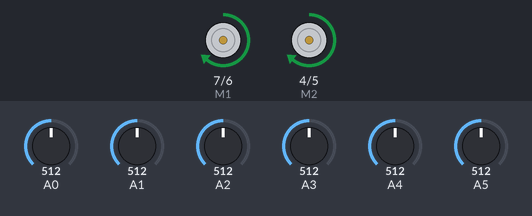
A sketch run on a simulated Arduino Uno, built with avr-gcc and run on an emulated ATmega328P. On the bench: direction and speed pins drawn as motors (green arrow = direction pin HIGH = forward, orange = LOW = backward, longer = more drive). The test bench sets the inputs (shaded band); at power-on: A0 = 512, A4 = 512, A5 = 512, A1 = 512, A2 = 512, A3 = 512.

Above: at 16.7 s.
16.8 s: A0 set to 716
At 17.9 s:
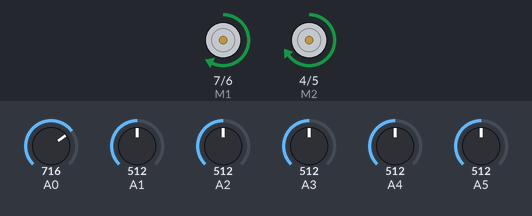
18.3 s: A4 set to 716
At 19.0 s:
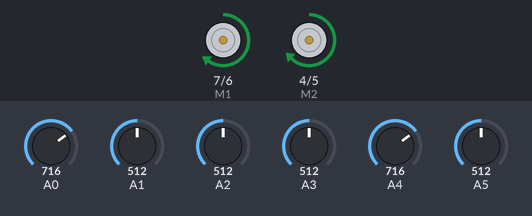
19.8 s: A5 set to 306
At 20.2 s:
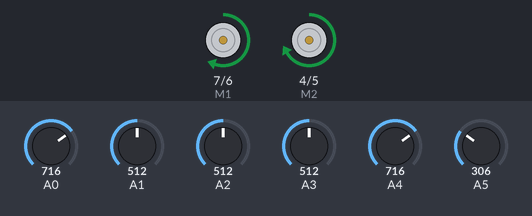
21.3 s: A0 set to 306
At 22.5 s:
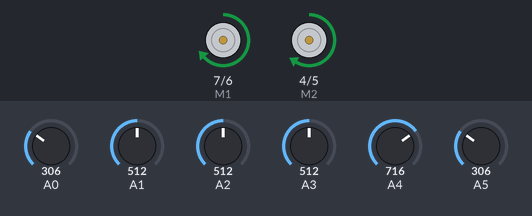
22.8 s: A4 set to 30
At 23.7 s:
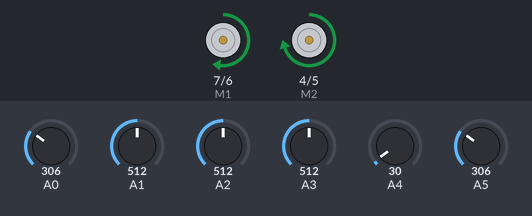
24.3 s: A5 set to 992
At 24.7 s:
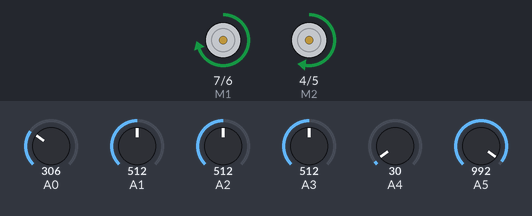
Timing chart, 0 to 26.8 s (numbered marks = the images above; inputs shaded):
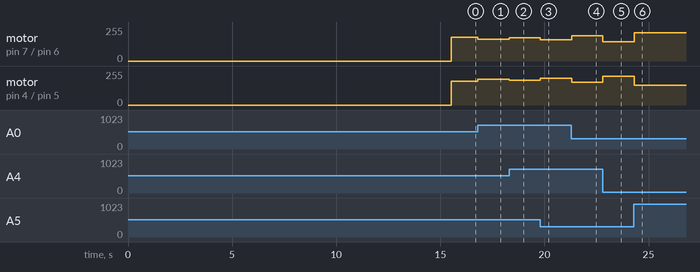

The sketch:

sketch_apr29b_Seguidor_de_linea3.ino
```cpp
#include <QTRSensors.h> //Pololu QTR Sensor

// Pins dels motors del MD1.3 2A Dual Motor Controller (SKU: DRI0002)
int E1 = 6;
int M1 = 7;
int E2 = 5;
int M2 = 4;

// Corrección del desvío
int Error_Anterior = 0;

// Constants fórmula PID
#define KP 0.1
#define KI 0
#define KD 0.2

// Valors límits dels motors
#define M1_velocitat_minima 180 // Mínima velocitat Motor1 E
#define M2_velocitat_minima 180  // Mínima velocitat Motor2 D
#define M1_velocitat_max 255 // Máxima velocitat Motor 1 E
#define M2_velocitat_max 255 // Máxima velocitat Motor 1 D

// Control sensors
#define NUM_SENSORS             6  // number of sensors used
#define NUM_SAMPLES_PER_SENSOR  4  // average 4 analog samples per sensor reading // Si pujem major presició si entren valors extrems no desitjats.
#define EMITTER_PIN  QTR_EMITTERS_OFF   // L'he posat off (Llum ambient)

// sensors 0 through 5 are connected to analog inputs 0 through 5, respectively
QTRSensorsAnalog qtra((unsigned char[]) {0, 1, 2, 3, 4, 5}, NUM_SENSORS, NUM_SAMPLES_PER_SENSOR, EMITTER_PIN);
unsigned int sensorValues[NUM_SENSORS];

void setup()
{
  // Configuració sortida Pins motors
  pinMode(M1, OUTPUT);
  pinMode(M2, OUTPUT);

  delay(1500); // Espera + calibració manual (Per defecte esta entre valors de 30 i 700 mes o menys els possarem entre 0 i 1000)

  //Calibració manual, podriem mirar de fer autocalibració (Crec que dona voltes o algo aixi a un punt T)
  int i;
  for (i = 0; i < 255; i++) // 7,65 segons
  {
    qtra.calibrate(QTR_EMITTERS_ON); // Apunts Pololu - Arduino Library for the Pololu QTR Reflectance Sensors (Pàgina 7)
    delay(30);
  }
}

void loop()
{
  unsigned int sensors[NUM_SENSORS];
  int posicio = qtra.readLine(sensors); // Apunts Pololu - Arduino Library for the Pololu QTR Reflectance Sensors (Pàgina 7)
  int error = posicio - 2500; // Funcionament explicat a la pàgina 7.

  // Fórmula Integral - Derivativa (Falta desenvolupar la part integrativa)
  int velocitatMotor = KP * error + KD * (error - Error_Anterior);
  Error_Anterior = error;

  int velocitatMotorDreta = M2_velocitat_minima - velocitatMotor;
  int velocitatMotorEsquerra = M1_velocitat_minima + velocitatMotor;

  // Mètode que fixa la velocitat als motors
  Ajustar_Velocitat_Motors(velocitatMotorEsquerra, velocitatMotorDreta);
  }

  void Ajustar_Velocitat_Motors(int velocitatMotorEsquerra, int velocitatMotorDreta)
{
  // Condicionals cassos extrems (Test caixa blanca)
  if (velocitatMotorEsquerra > M1_velocitat_max ) velocitatMotorEsquerra = M1_velocitat_max;
  if (velocitatMotorDreta > M2_velocitat_max ) velocitatMotorDreta = M2_velocitat_max;
  if (velocitatMotorEsquerra < 0) velocitatMotorEsquerra = 0;
  if (velocitatMotorDreta < 0) velocitatMotorDreta = 0;

  // Control velocitat i direcció dels motors
  digitalWrite(M1,HIGH); // Direcció cap endevant
  digitalWrite(M2,HIGH); // Direcció cap endevant
  analogWrite(E1, velocitatMotorEsquerra); //PWM Speed Control
  analogWrite(E2, velocitatMotorDreta); //PWM Speed Control
}
```

Measured:
- after the input at 16.8 s, motor on pin 7 (M1) / pin 6 (E1): forward 180/255 → forward 165/255 at once; motor on pin 4 (M2) / pin 5 (E2): forward 180/255 → forward 195/255 at once
- after the input at 18.3 s, motor on pin 7 (M1) / pin 6 (E1): forward 165/255 → forward 175/255 at once; motor on pin 4 (M2) / pin 5 (E2): forward 195/255 → forward 185/255 at once
- after the input at 19.8 s, motor on pin 7 (M1) / pin 6 (E1): forward 175/255 → forward 158/255 at once; motor on pin 4 (M2) / pin 5 (E2): forward 185/255 → forward 202/255 at once
- after the input at 21.3 s, motor on pin 7 (M1) / pin 6 (E1): forward 158/255 → forward 190/255 at once; motor on pin 4 (M2) / pin 5 (E2): forward 202/255 → forward 170/255 at once
- after the input at 22.8 s, motor on pin 7 (M1) / pin 6 (E1): forward 190/255 → forward 145/255 at once; motor on pin 4 (M2) / pin 5 (E2): forward 170/255 → forward 215/255 at once
- after the input at 24.3 s, motor on pin 7 (M1) / pin 6 (E1): forward 145/255 → forward 213/255 at once; motor on pin 4 (M2) / pin 5 (E2): forward 215/255 → forward 147/255 at once
